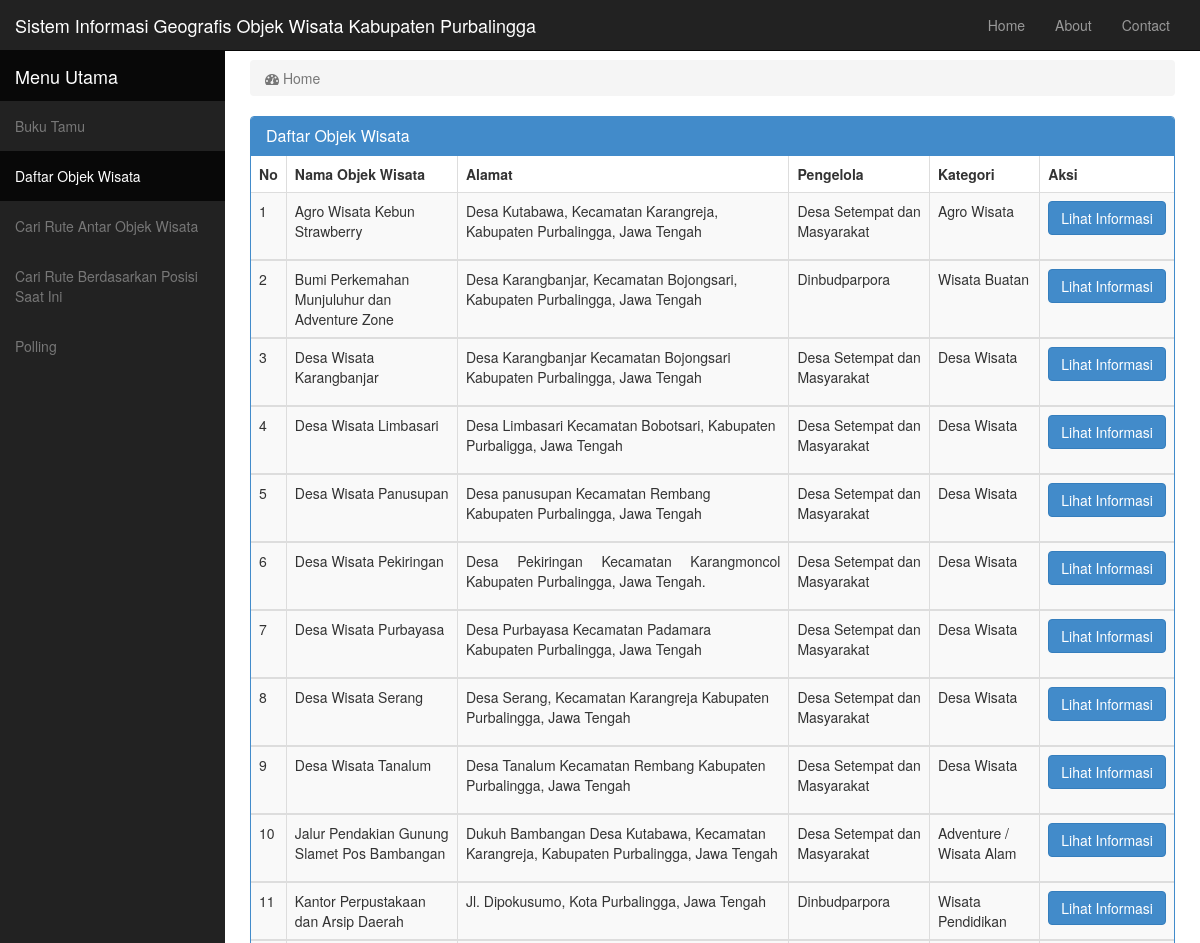
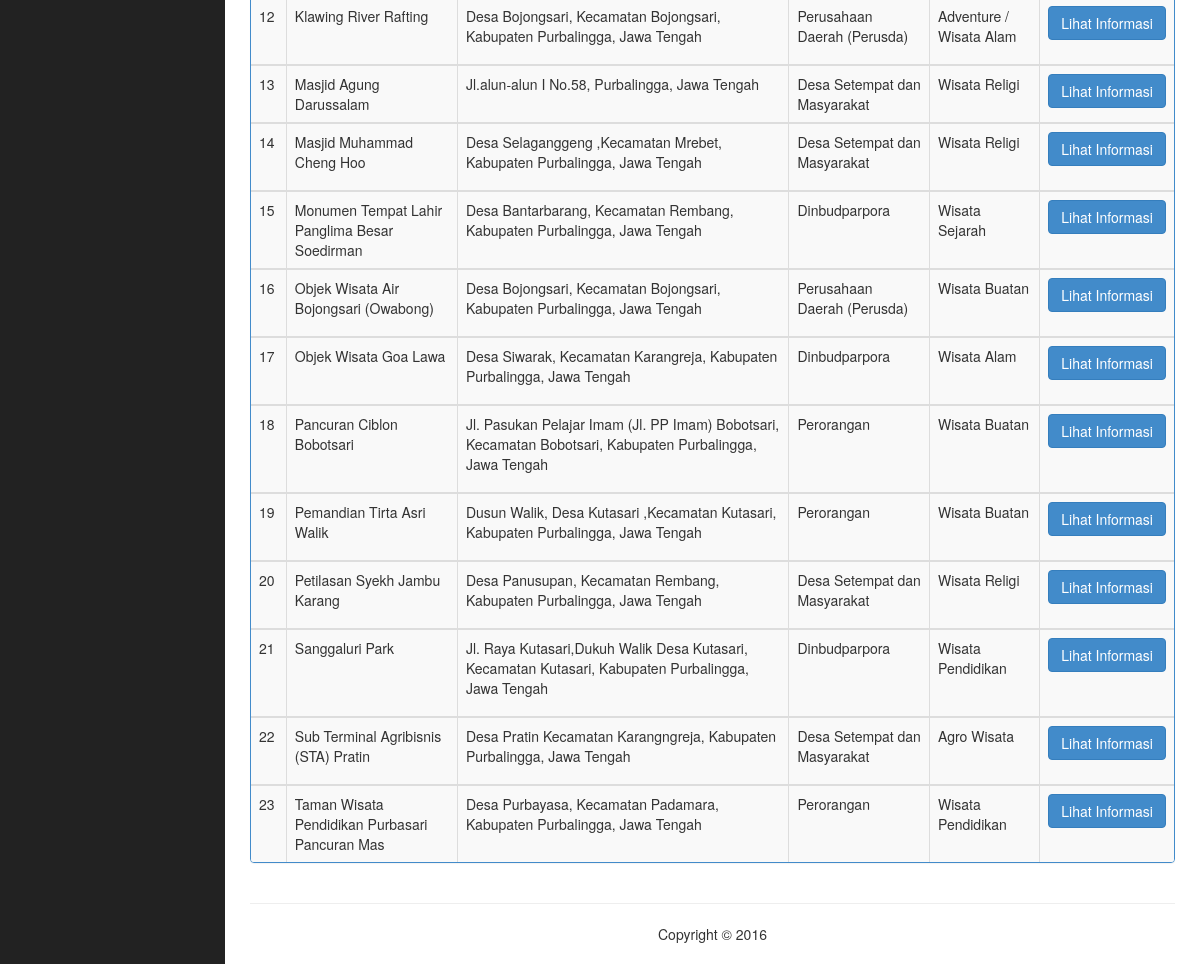
/daftar_objek_wisata.php, run on the app's committed database (2 pictures, top to bottom).
### tables this page shows
CREATE TABLE IF NOT EXISTS `sig_data_place` (
  `id_place` int(10) NOT NULL AUTO_INCREMENT,
  `id_album` int(7) NOT NULL,
  `name` varchar(150) NOT NULL,
  `address` varchar(255) NOT NULL,
  `sub_district` varchar(255) NOT NULL,
  `lat` float(10,6) NOT NULL,
  `lon` float(10,6) NOT NULL,
  `description` text NOT NULL,
  `facility` text NOT NULL,
  `pengelola` varchar(255) NOT NULL,
  `kategori` varchar(150) NOT NULL,
  PRIMARY KEY (`id_place`)
);

### daftar_objek_wisata.php (the view, shortened to what this page needs)
<!DOCTYPE html>
<html lang="en">
<head>
    <link href="css/bootstrap.min.css" rel="stylesheet">
    <link href="css/sb-admin.css" rel="stylesheet">
    <link href="font-awesome-4.1.0/css/font-awesome.min.css" rel="stylesheet" type="text/css">
</head>
    <div id="wrapper">
        <nav class="navbar navbar-inverse navbar-fixed-top" role="navigation">
            <div class="navbar-header">
                <a class="navbar-brand">Sistem Informasi Geografis Objek Wisata Kabupaten Purbalingga</a>
            </div>
            <ul class="nav navbar-right top-nav">
                <li>
                    <a href="index.php">Home</a>
                </li>
               <li>
                    <a href="about.php">About</a>
                </li>
                <li>
                    <a href="contact.php">Contact</a>
                </li>
            </ul>
            <div class="collapse navbar-collapse navbar-ex1-collapse">
                <ul class="nav navbar-nav side-nav">
                     <li class="active">
                        <a class="navbar-brand">Menu Utama</a>
                    </li>
                    <li>
                        <a href="buku_tamu.php">Buku Tamu</a>
                    </li>
                    <li class="active">
                        <a href="daftar_objek_wisata.php">Daftar Objek Wisata</a>
                    </li>
                    <li>
                        <a href="cari_rute_antar_objek_wisata.php">Cari Rute Antar Objek Wisata</a>
                    </li>
                    <li>
                        <a href="cari_rute_berdasar_posisi.php">Cari Rute Berdasarkan Posisi Saat Ini</a>
                    </li>
                    <li>
                        <a href="polling.php">Polling</a>
                    </li>
                </ul>
            </div>
        </nav>
        <div id="page-wrapper">
            <div class="container-fluid">
                <div class="row">
                    <div class="col-lg-12">
                        <ol class="breadcrumb">
                            <li class="active">
                                <i class="fa fa-dashboard"></i> Home
                            </li>
                        </ol>
                    </div>
                </div>
                <div class="row">
                    <div class="col-lg-12">
                    <div class="panel panel-primary">
                     <div class="panel-heading">
                         <h3 class="panel-title">Daftar Objek Wisata</h3>
                     </div>
                        <div class="table-responsive">
                            <table class="table table-bordered table-hover table-striped">
                                <thead>
                                    <tr>
                                      <th>No</th>
                                      <th>Nama Objek Wisata</th>
                                      <th>Alamat</th>
                                      <th>Pengelola</th>
                                      <th>Kategori</th>
                                      <th>Aksi</th>
                                    </tr>
                                </thead>
                                <?php
								$no = 1;
								$queri = "SELECT * FROM `sig_data_place` order by name asc";
								$ambil = mysql_query($queri);
								if(mysql_num_rows($ambil) != 0 )
								{
									while($urai = mysql_fetch_assoc($ambil))
									{
								?>
                                <tbody>
                                    <tr>
                                       <td><?php echo $no++;?></td>
                                       <td><?php echo $urai['name'];?></td>
                                       <td><?php echo $urai['address']?></td>
                                       <td><?php echo $urai['pengelola']?></td>
                                       <td><?php echo $urai['kategori'];?></td>
                                       <td><a href="detail_objek_wisata.php?name=<?php echo $urai['name']?>&&id_place=<?php echo $urai['id_place']?>&&id_album=<?php echo $urai['id_album']?>"><button class="btn btn-primary" title="Lihat Informasi">Lihat Informasi</button></a></td>
                                     </tr>
                                </tbody>
                                 <?php }
								 }?>
                            </table>
                        </div>
                    </div>
                    </div>
                </div>
                <hr>
                <footer>
                <div class="row">
                    <div class="col-lg-12">
                        <p align="center">Copyright &copy; <?php echo date('Y');?> </p>
                    </div>
                </div>
            </footer>
            </div>
        </div>
	   </div>
</html>

### css/sb-admin.css (style rules this page uses)
#wrapper { padding-left: 0; }
#page-wrapper { width: 100%; padding: 0; background-color: #fff; }
@media (min-width:768px) { #wrapper { padding-left: 225px; } }
@media (min-width:768px) { #page-wrapper { padding: 10px; } }
.top-nav { padding: 0 15px; }
.top-nav>li { display: inline-block; float: left; }
.top-nav>li>a { padding-top: 15px; padding-bottom: 15px; line-height: 20px; color: #999; }
@media (min-width:768px) { .side-nav { position: fixed; top: 51px; left: 225px; width: 225px; margin-left: -225px; border: none; border-radius: 0; overflow-y: auto; background-color: #222; } }
@media (min-width:768px) { .side-nav>li>a { width: 225px; } }

### data on the page
sig_data_place: name "Agro Wisata Kebun Strawberry", address "Desa Kutabawa, Kecamatan Karangreja, Kabupaten Purbalingga, Jawa Tengah", pengelola "Desa Setempat dan Masyarakat", kategori "Agro Wisata"
sig_data_place: name "Bumi Perkemahan Munjuluhur dan Adventure Zone", address "Desa Karangbanjar, Kecamatan Bojongsari, Kabupaten Purbalingga, Jawa Tengah", pengelola "Dinbudparpora", kategori "Wisata Buatan"
sig_data_place: name "Desa Wisata Karangbanjar", address "Desa Karangbanjar Kecamatan Bojongsari Kabupaten Purbalingga, Jawa Tengah", pengelola "Desa Setempat dan Masyarakat", kategori "Desa Wisata"
sig_data_place: name "Desa Wisata Limbasari", address "Desa Limbasari Kecamatan Bobotsari, Kabupaten Purbaligga, Jawa Tengah", pengelola "Desa Setempat dan Masyarakat", kategori "Desa Wisata"
sig_data_place: name "Desa Wisata Panusupan", address "Desa panusupan Kecamatan Rembang Kabupaten Purbalingga, Jawa Tengah", pengelola "Desa Setempat dan Masyarakat", kategori "Desa Wisata"
sig_data_place: name "Desa Wisata Pekiringan", address "Desa Pekiringan Kecamatan Karangmoncol Kabupaten Purbalingga, Jawa Tengah.", pengelola "Desa Setempat dan Masyarakat", kategori "Desa Wisata"
sig_data_place: name "Desa Wisata Purbayasa", address "Desa Purbayasa Kecamatan Padamara Kabupaten Purbalingga, Jawa Tengah", pengelola "Desa Setempat dan Masyarakat", kategori "Desa Wisata"
sig_data_place: name "Desa Wisata Serang", address "Desa Serang, Kecamatan Karangreja Kabupaten Purbalingga, Jawa Tengah", pengelola "Desa Setempat dan Masyarakat", kategori "Desa Wisata"
sig_data_place: name "Desa Wisata Tanalum", address "Desa Tanalum Kecamatan Rembang Kabupaten Purbalingga, Jawa Tengah", pengelola "Desa Setempat dan Masyarakat", kategori "Desa Wisata"
sig_data_place: name "Jalur Pendakian Gunung Slamet Pos Bambangan", address "Dukuh Bambangan Desa Kutabawa, Kecamatan Karangreja, Kabupaten Purbalingga, Jawa Tengah", pengelola "Desa Setempat dan Masyarakat", kategori "Adventure / Wisata Alam"
sig_data_place: name "Kantor Perpustakaan dan Arsip Daerah", address "Jl. Dipokusumo, Kota Purbalingga, Jawa Tengah", pengelola "Dinbudparpora", kategori "Wisata Pendidikan"
sig_data_place: name "Klawing River Rafting", address "Desa Bojongsari, Kecamatan Bojongsari, Kabupaten Purbalingga, Jawa Tengah", pengelola "Perusahaan Daerah (Perusda)", kategori "Adventure / Wisata Alam"
sig_data_place: name "Masjid Agung Darussalam", address "Jl.alun-alun I No.58, Purbalingga, Jawa Tengah", pengelola "Desa Setempat dan Masyarakat", kategori "Wisata Religi"
sig_data_place: name "Masjid Muhammad Cheng Hoo", address "Desa Selaganggeng ,Kecamatan Mrebet, Kabupaten Purbalingga, Jawa Tengah", pengelola "Desa Setempat dan Masyarakat", kategori "Wisata Religi"
sig_data_place: name "Monumen Tempat Lahir Panglima Besar Soedirman", address "Desa Bantarbarang, Kecamatan Rembang, Kabupaten Purbalingga, Jawa Tengah", pengelola "Dinbudparpora", kategori "Wisata Sejarah"
sig_data_place: name "Objek Wisata Air Bojongsari (Owabong)", address "Desa Bojongsari, Kecamatan Bojongsari, Kabupaten Purbalingga, Jawa Tengah", pengelola "Perusahaan Daerah (Perusda)", kategori "Wisata Buatan"
sig_data_place: name "Objek Wisata Goa Lawa", address "Desa Siwarak, Kecamatan Karangreja, Kabupaten Purbalingga, Jawa Tengah", pengelola "Dinbudparpora", kategori "Wisata Alam"
sig_data_place: name "Pancuran Ciblon Bobotsari", address "Jl. Pasukan Pelajar Imam (Jl. PP Imam) Bobotsari, Kecamatan Bobotsari, Kabupaten Purbalingga, Jawa Tengah", pengelola "Perorangan", kategori "Wisata Buatan"
sig_data_place: name "Pemandian Tirta Asri Walik", address "Dusun Walik, Desa Kutasari ,Kecamatan Kutasari, Kabupaten Purbalingga, Jawa Tengah", pengelola "Perorangan", kategori "Wisata Buatan"
sig_data_place: name "Petilasan Syekh Jambu Karang", address "Desa Panusupan, Kecamatan Rembang, Kabupaten Purbalingga, Jawa Tengah", pengelola "Desa Setempat dan Masyarakat", kategori "Wisata Religi"
sig_data_place: name "Sanggaluri Park", address "Jl. Raya Kutasari,Dukuh Walik Desa Kutasari, Kecamatan Kutasari, Kabupaten Purbalingga, Jawa Tengah", pengelola "Dinbudparpora", kategori "Wisata Pendidikan"
sig_data_place: name "Sub Terminal Agribisnis (STA) Pratin", address "Desa Pratin Kecamatan Karangngreja, Kabupaten Purbalingga, Jawa Tengah", pengelola "Desa Setempat dan Masyarakat", kategori "Agro Wisata"
sig_data_place: name "Taman Wisata Pendidikan Purbasari Pancuran Mas", address "Desa Purbayasa, Kecamatan Padamara, Kabupaten Purbalingga, Jawa Tengah", pengelola "Perorangan", kategori "Wisata Pendidikan"
